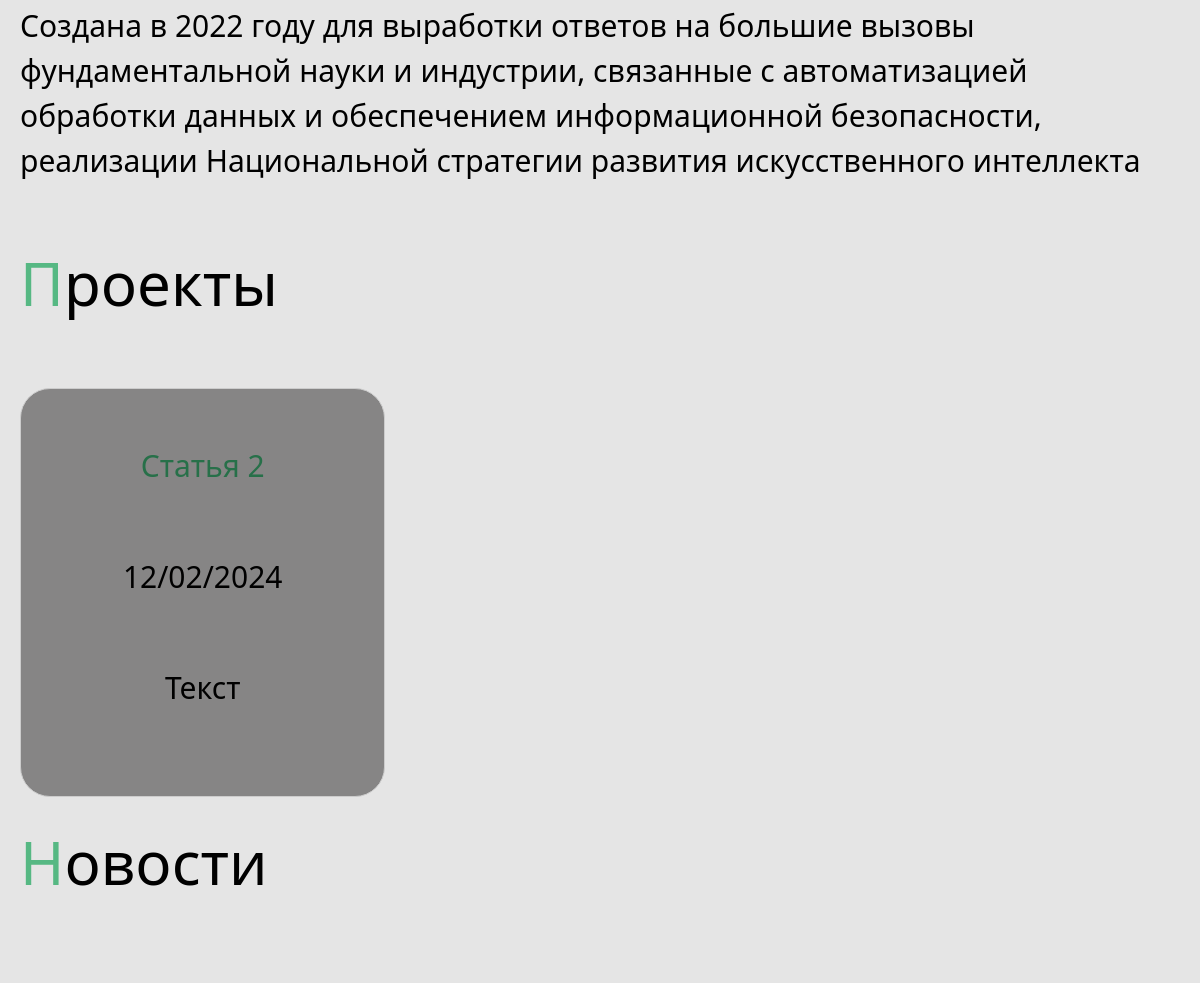
Before: / (middle part) with the older database file.
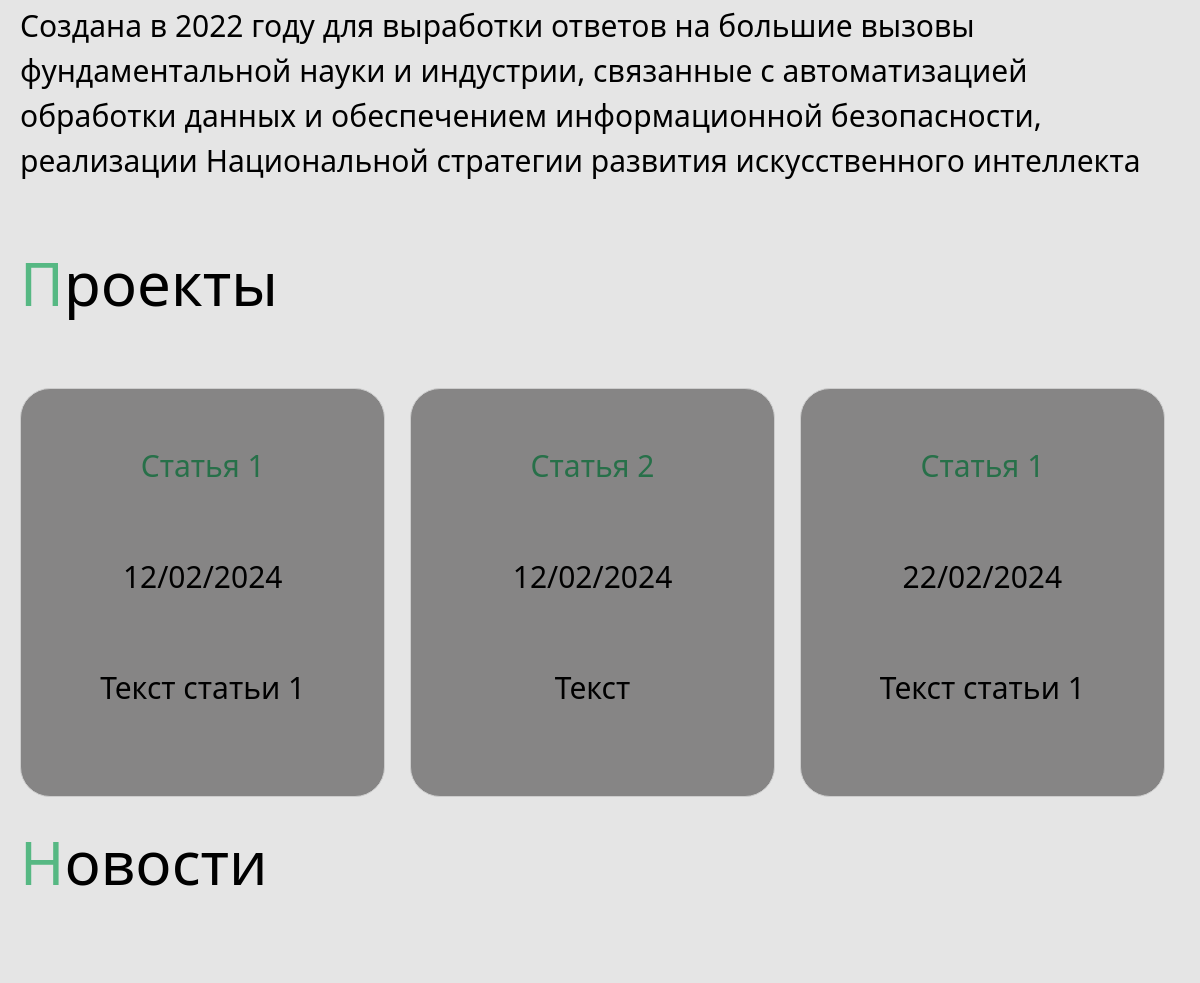
After: the same page with the newer database file.
### tables this page shows
CREATE TABLE posts (
    id INTEGER PRIMARY KEY AUTOINCREMENT,
    created TIMESTAMP NOT NULL DEFAULT CURRENT_TIMESTAMP,
    title TEXT NOT NULL,
    content TEXT NOT NULL,
    status TEXT DEFAULT draft,
    author TEXT NOT NULL
);

### app.py (the view)
@app.route("/")
def index():
    path = url_for('static', filename='img/robot.jpg')
    path1 = url_for('static', filename='img/ruk.jpg')
    path2 = url_for('static', filename='img/robot2.jpg')
    path3 = url_for('static', filename='php/sender.php')
    is_admin = None
    if str(current_user.is_authenticated) != 'False':
        is_admin = int(current_user.get_admin())
    else:
        is_admin = None
    return render_template(
        'index.html',
        res = dbase.getNewsJSON(),
        tecnol=dbase.getTechnJSON(),
        posts=dbase.getJSON(),
        path=path,
        path1=path1,
        path2=path2,
        path3=path3,
        auth_user=str(current_user.is_authenticated),
        is_admin=is_admin
    )

### DataBase.py (called while the page is built)
    def getJSON(self):
        sql = '''SELECT * FROM posts'''
        try:
            self.__cur.execute(sql)
            res = self.__cur.fetchall()
            if res:
                blocks_list = [dict(ix) for ix in res]
                return blocks_list
        except:
            return False
        return []

    def getTechnJSON(self):
        sql = '''SELECT * FROM technologies'''
        try:
            self.__cur.execute(sql)
            res = self.__cur.fetchall()
            if res:
                blocks_list = [dict(ix) for ix in res]
                return blocks_list
        except:
            return False
        return []

    def getNewsJSON(self):
        sql = '''SELECT * FROM news'''
        try:
            self.__cur.execute(sql)
            res = self.__cur.fetchall()
            if res:
                blocks_list = [dict(ix) for ix in res]
                return blocks_list
        except:
            return False
        return []

### app.py (called while the page is built)
@app.before_request
def before_request():
    global dbase
    db = get_db()
    dbase = DataBase(db)

def get_db():
    if not hasattr(g, 'link_db'):
        g.link_db = connect_db()
    return g.link_db

### templates/index.html (shortened to what this page needs)
{% extends 'base.html' %}
{% block content %}
    <link type="text/css" href="{{ url_for('static', filename='css/style1.css') }}" rel="stylesheet"/>
    <div class="wrapper">
        <div class="content mt-5">
            <div class="about" id="dev">
            </div>
            <div class="txt">
                Создана в 2022 году для выработки ответов на большие вызовы фундаментальной науки и индустрии,
                связанные
                с
                автоматизацией обработки данных и обеспечением информационной безопасности, реализации Национальной
                стратегии
                развития искусственного интеллекта
            </div>
            <div class="about" id="naszabuv">
                Проекты
            </div>
            <div class="proj">
                <div class="pram">
                    {% for post in posts %}
                        {% if post["status"] == 'public' %}
                            <div class="child"><p class="Z">{{ post['title'] }}
                                <p>{{ post['created'] }}
                                <p>{{ post['content'] }}
                                <p class="Z">{{ post['autor'] }}
                            </div>
                        {% endif %}
                    {% endfor %}
                </div>
            </div>
            <div class="about" id="kirasib">
                Новости
            </div>
            <div class="row row-cols-1 row-cols-md-3">
            {% for post in res %}
            <div class="p-5 col-6">
            </div>
            {% endfor %}
        </div>
        </div>
    </div>
{% endblock %}

Changed rows visible on the page:
now on this page (row edited): posts: title "Статья 1", created "12/02/2024", content "Текст статьи 1"
added posts: title "Статья 1", created "22/02/2024", content "Текст статьи 1"
